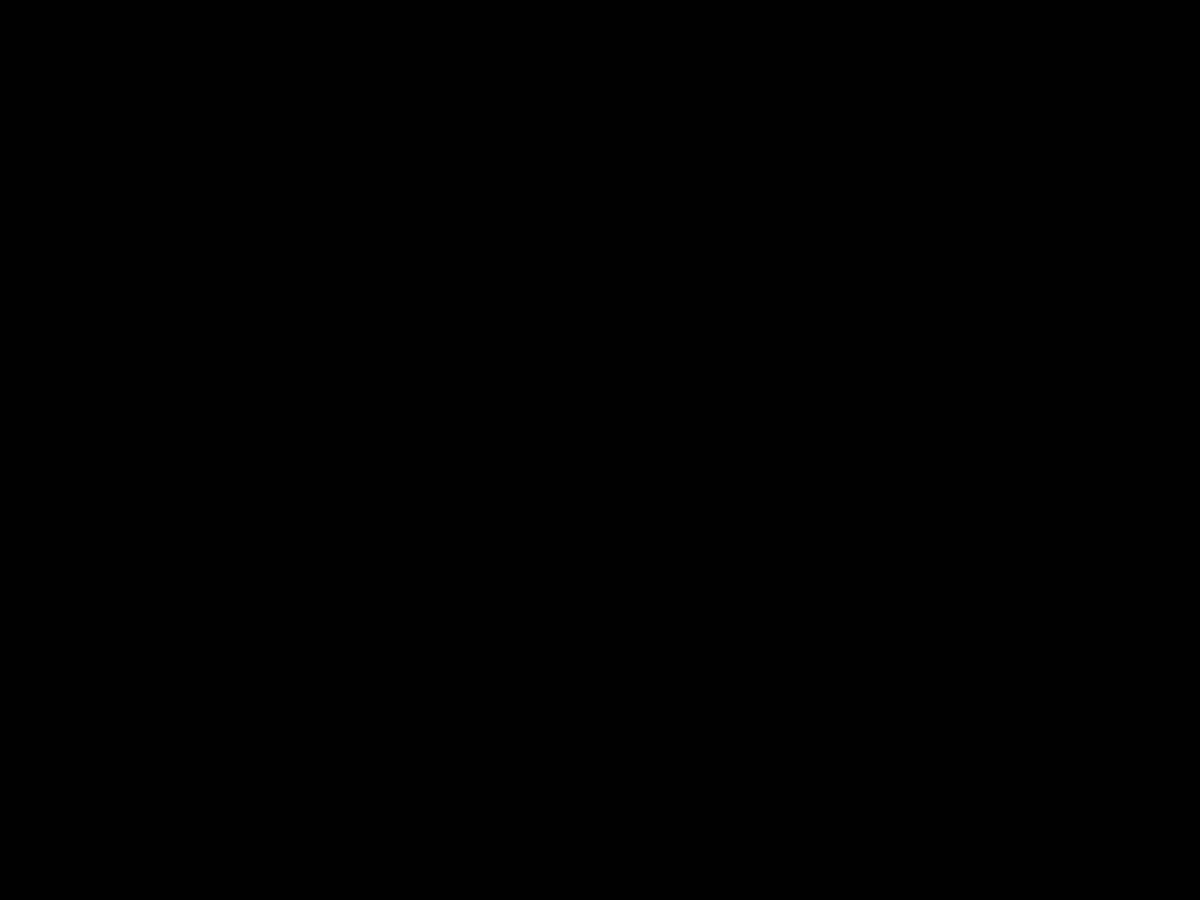
Frame 1 (no input)
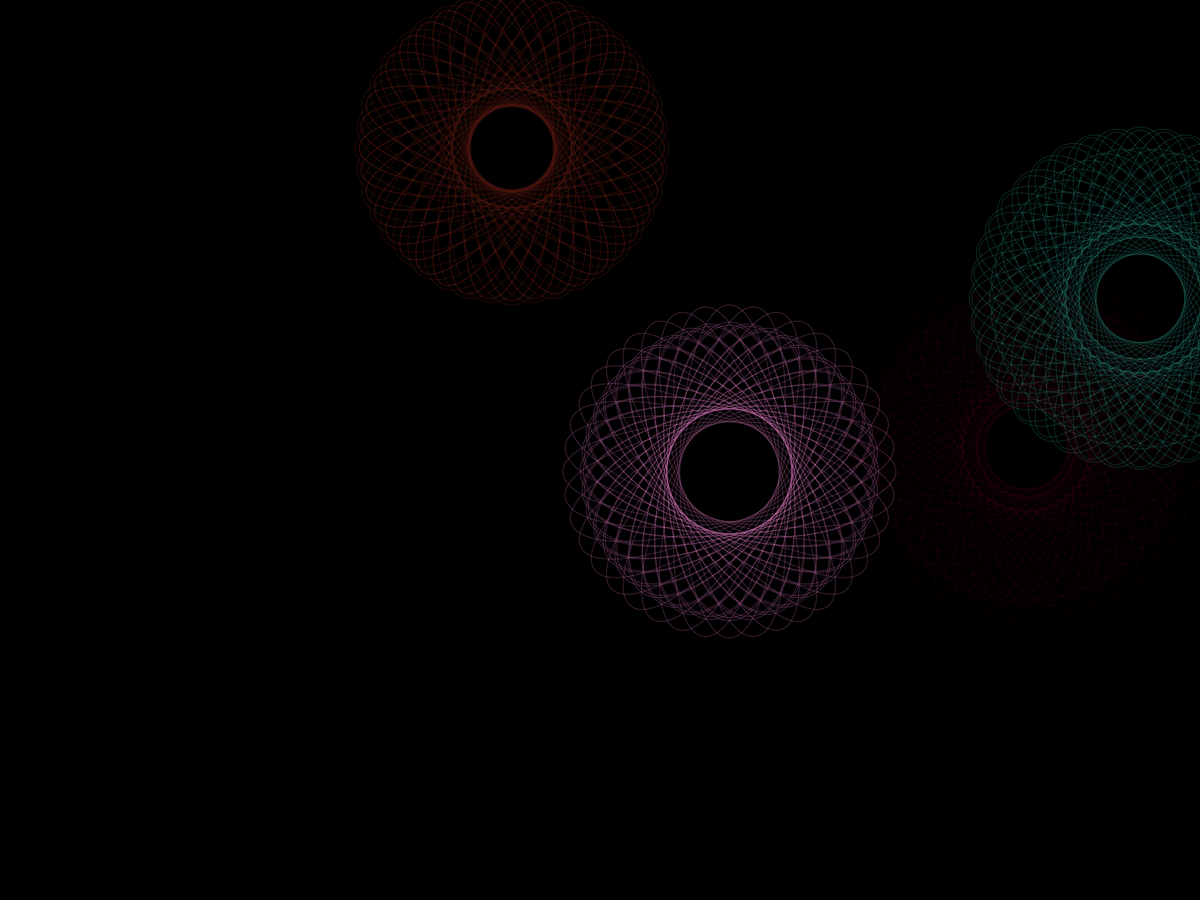
Frame 60 (the mouse pressed at the canvas centre just before this capture)
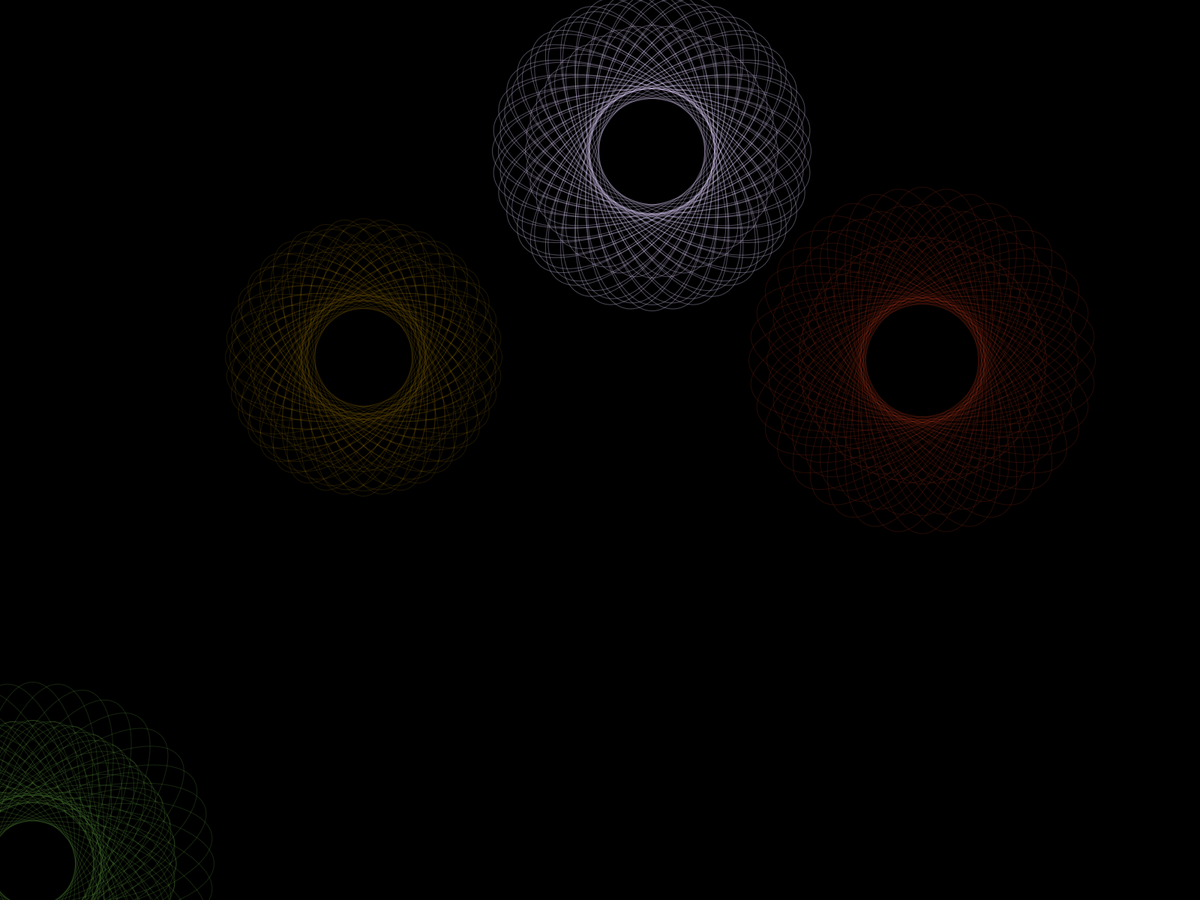
Frame 120 (the mouse held since frame 60 and released just before this capture)

The Processing sketch that drew these frames (run headless with seeded random() and noise(); from frame 60 on, the mouse is pressed at the canvas centre):

// Processing sketch: mandala
// ── mandala.pde
//Variablar för Mandalans utseende
int iterations = 3;
int rot = 40;
int opacityFactor = 5;


ArrayList<Mandala> mandalas = new ArrayList<Mandala>();
int elapsedFrames = 0;
float spawnRateMillisec = 3000;
void setup() {
  //size(500,500);
  fullScreen();
}
void draw() {
  background(0);
    for (int i = mandalas.size()-1; i >= 0; i--) {
      Mandala m = mandalas.get(i);
      m.show();
      m.fade();
      if (m.fade <= 0) {
        mandalas.remove(i);
      }
    }
    if (mandalas.size() < 4) {
      mandalas.add(new Mandala(random(width),random(height))); 
    }
    elapsedFrames++;  
}

void mousePressed() {
  //mandalas.add(new Mandala(mouseX,mouseY)); 
  println(mandalas.size());
}

class Mandala {
  
  public float x;
  public float y;
  
  public float[] w;
  public float[] h;
  
  public float r;
  public float b;
  public float g;
  public float fade;
  
  public float fadeRate;
  
  public int existingLength;
  
  public Mandala(float x,float y) {
    this.x = x;
    this.y = y;
    
    this.w = new float[iterations];
    this.h = new float[iterations];
    for (int i = 0; i < iterations; i++) {
      this.w[i] = random(100,200);
      this.h[i] = random(300,500);
    }
    this.r = random(255);
    this.b = random(255);
    this.g = random(255);
    this.fade = 255/opacityFactor;
    this.existingLength = 0;
    this.fadeRate = random(1,4);
  }
  
  void fade() {
     this.existingLength++;
     if (existingLength > 0) {
       this.fade -= this.fadeRate;
     }
  }
  
  void show() {
    color c = color(this.r,this.b,this.g,this.fade);
    translate(this.x,this.y);
    noFill();
    stroke(c);
    for (int i = 0; i < rot; i++) {
      rotate(TWO_PI/rot);
      for (int j = 0; j < iterations; j++) {
        ellipse(0,0,this.w[j],this.h[j]);
      }
      
    }
    translate(-this.x,-this.y);
  }
}
